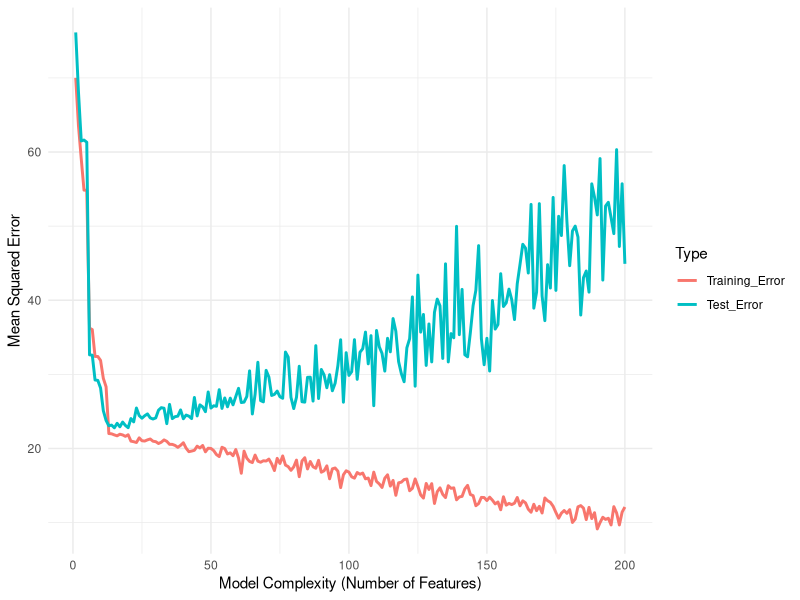

Write R code to recreate this figure.
## ---- chunk 1
#| cache: true
#| fig-width: 7
#| fig-height: 3
#| out-width: "90%"
#| out-height: "90%"
#| fig-cap: "Overfitting Phenomenon in Linear Regression"
# Load necessary libraries
library(MASS)       # For the Boston dataset
library(ggplot2)    # For plotting
library(reshape2)   # For data manipulation

# Set seed for reproducibility
set.seed(123)

# Load the Boston housing data
data(Boston)

# Prepare the data
X <- as.matrix(Boston[, -14])  # Exclude the target variable 'medv'
y <- Boston$medv

# Split into training and test sets
train_index <- sample(1:nrow(X), size = 0.7 * nrow(X))
X_train <- X[train_index, ]
y_train <- y[train_index]
X_test <- X[-train_index, ]
y_test <- y[-train_index]

# Define a range of model complexities (number of features)
max_features <- 200  # Max number of features to consider
n_real_features <- ncol(X_train)  # Number of real features

# Initialize vectors to store errors
train_errors <- numeric(max_features)
test_errors <- numeric(max_features)

# Loop over increasing number of features
for (p in 1:max_features) {
  # Determine the number of random features to add
  n_random_features <- max(0, p - n_real_features)
  
  # Generate random features for training and test sets
  if (n_random_features > 0) {
    random_train <- matrix(rnorm(nrow(X_train) * n_random_features), nrow = nrow(X_train))
    random_test <- matrix(rnorm(nrow(X_test) * n_random_features), nrow = nrow(X_test))
    
    # Combine real and random features
    X_train_p <- cbind(X_train, random_train)
    X_test_p <- cbind(X_test, random_test)
  } else {
    X_train_p <- X_train[, 1:p, drop = FALSE]
    X_test_p <- X_test[, 1:p, drop = FALSE]
  }
  
  # Prepare data frames for lm()
  df_train <- data.frame(y = y_train, X_train_p)
  df_test <- data.frame(y = y_test, X_test_p)
  
  # Build the formula for lm()
  predictors <- paste(colnames(df_train)[-1], collapse = " + ")
  formula <- as.formula(paste("y ~", predictors))
  
  # Fit linear model
  model <- lm(formula, data = df_train)
  
  # Predict on training and test sets
  y_pred_train <- predict(model, newdata = df_train)
  y_pred_test <- predict(model, newdata = df_test)
  
  # Compute mean squared errors
  train_errors[p] <- mean((y_train - y_pred_train)^2)
  test_errors[p] <- mean((y_test - y_pred_test)^2)
}

# Create a data frame for plotting
df_errors <- data.frame(
  Complexity = 1:max_features,
  Training_Error = train_errors,
  Test_Error = test_errors
)

# Melt the data for ggplot
df_melted <- melt(df_errors, id.vars = "Complexity", variable.name = "Type", value.name = "Error")

# Plot the errors vs model complexity
ggplot(df_melted, aes(x = Complexity, y = Error, color = Type)) +
  geom_line(size = 1) +
  xlab("Model Complexity (Number of Features)") +
  ylab("Mean Squared Error") +
  theme_minimal()
